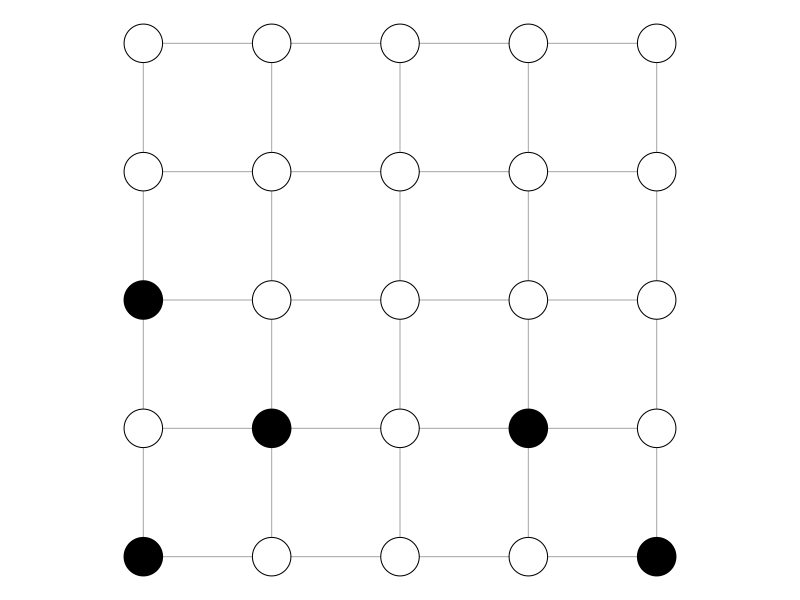
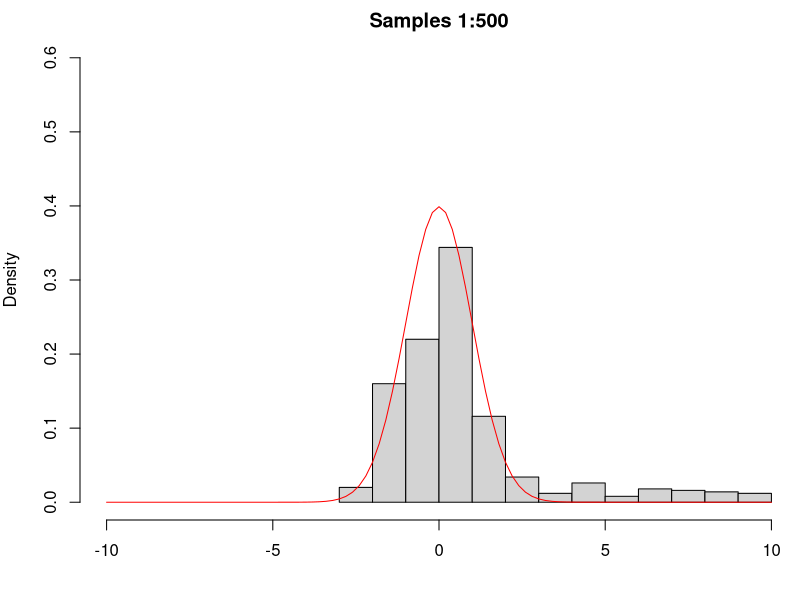
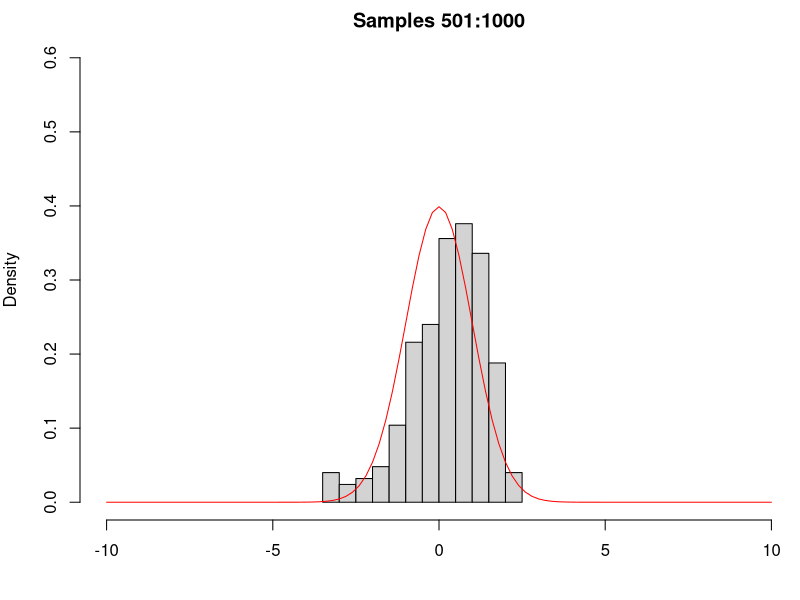
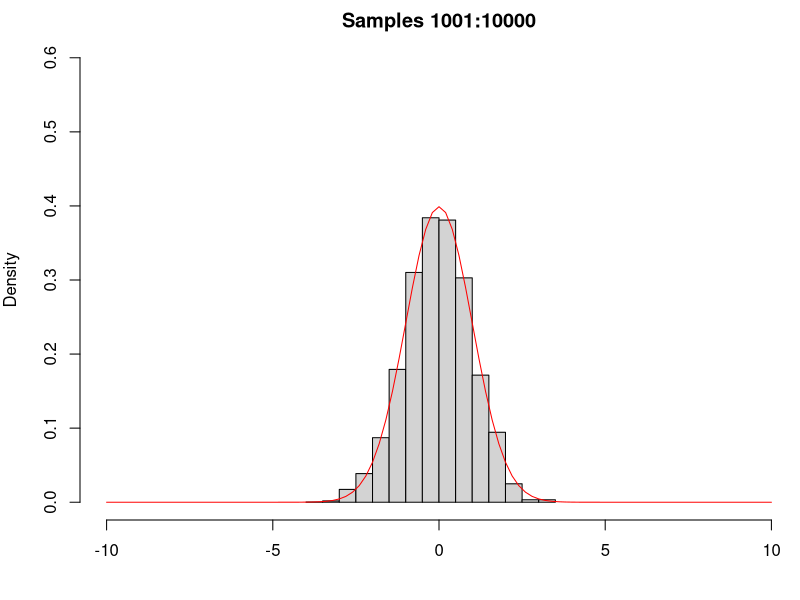
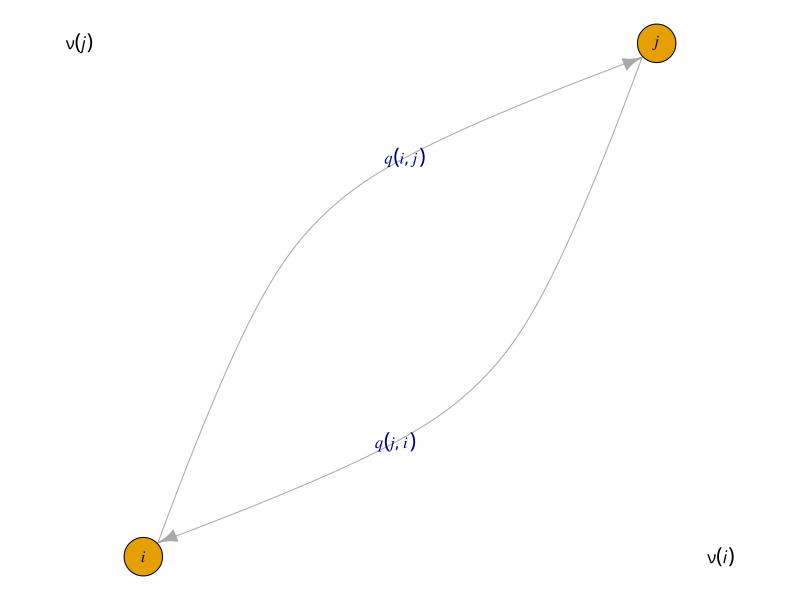

Generate these figures, in order, with R:
## ---- chunk 1
library(igraph)

gr <- igraph::make_lattice(c(5, 5))
coords <- igraph::layout_on_grid(gr)
vertex_cols <- rep("white", 25)
vertex_cols[c(1, 5, 7, 9, 11)] <- "black"
par(mar = rep(0.1, 4))
plot(
  gr, 
  layout = coords,
  vertex.color = vertex_cols,
  vertex.label = NA
)
## ---- chunk 2
nu <- function(x) 1 / sqrt(2 * pi) * exp(-x ^ 2 / 2)

propose <- function(x) x + runif(1) - 0.5

q <- function(x, x_prime) 1

mh_ratio <- function(x, x_prime, nu, q) {
  min(1, nu(x_prime) * q(x_prime, x) / (nu(x) * q(x, x_prime)))
}

mh_sampler <- function(x0, proposal, nu, q, iter) {
  x <- vector(mode = "numeric", length = iter + 1)
  x[1] <- x0
  
  for (i in seq(iter)) {
    x_prime <- proposal(x[i])
    ratio <- mh_ratio(x[i], x_prime, nu, q)
    if (runif(1) < ratio) {
      x[i + 1] <- x_prime
    } else {
      x[i + 1] <- x[i]
    }
  }
  x
}
## ---- chunk 3
x <- mh_sampler(x0 = 10, proposal = propose, nu = nu, q = q, iter = 1e4)
## ---- chunk 4
my_hist <- function(x, ...) {
  hist(
    x, 
    freq = FALSE, 
    xlab = NULL, 
    xlim = c(-10, 10), 
    ylim = c(0, 0.6),
    ...
  )
}
par(mar = c(4, 4, 2, 0.1))
my_hist(x[1:500], main = "Samples 1:500")
curve(dnorm, col = "red", add = TRUE)
## ---- chunk 5
par(mar = c(4, 4, 2, 0.1))
my_hist(x[501:1000], main = "Samples 501:1000")
curve(dnorm, col = "red", add = TRUE)
## ---- chunk 6
my_hist(x[1001:1e4], main = "Samples 1001:10000")
curve(dnorm, col = "red", add = TRUE)
## ---- chunk 7
gr_mh <- igraph::make_graph(c("i", "j", "j", "i"))
edge_labs <- c(expression(italic(q(i,j))), expression(italic(q(j,i))))
set.seed(123)
par(mar = rep(0.1, 4))
plot(
  gr_mh,
  edge.curved = TRUE,
  edge.label = edge_labs,
  vertex.label = c(expression(italic(i)), expression(italic(j)))
)
text(
  x = c(-1.25, 1.25),
  y = c(1, -1), 
  labels = c(expression(italic(nu(j))), expression(italic(nu(i))))
)
